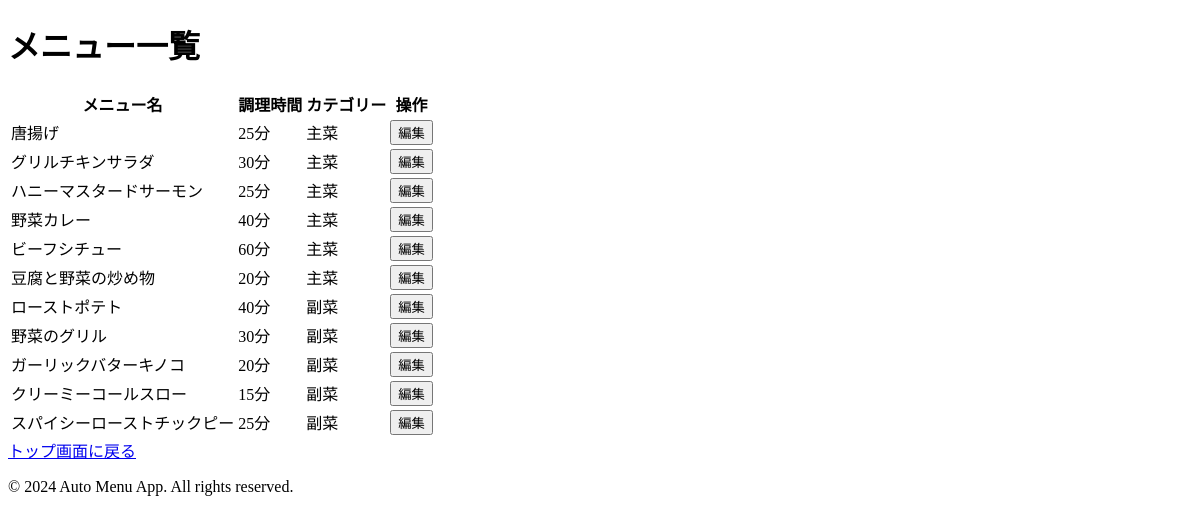
The page /manage_menus/ on the database its author committed.
### menu_app/models.py (models this page shows)
class Menu(models.Model):
    menu_id = models.AutoField(primary_key=True, blank=True, null=False)
    menu_name = models.TextField()
    menu_category_code = models.TextField()
    cooking_time = models.IntegerField(blank=True, null=True)
    class Meta:
        managed = False
        db_table = 'menu'

### menu_app/views.py (the view)
# urls.py: path('manage_menus/', manage_menus, name='manage_menus'),
def manage_menus(request):
    query_result = Menu.objects.extra(
        select={'menu_category_code': 'code_value.name'},
        tables=['code_value'],
        where=['menu.menu_category_code = code_value.code']
    )
    return render(request, 'menu_app/manage_menus.html', {'menus': query_result})

### menu_app/templates/menu_app/manage_menus.html (shortened to what this page needs)
<!DOCTYPE html>
<html lang="ja">
<head>
    {% load static %}
    <link rel="stylesheet" href="{% static 'css/style.css' %}">
</head>
<body>
    <h1>メニュー一覧</h1>
    <table>
        <thead>
            <tr>
                <th>メニュー名</th>
                <th>調理時間</th>
                <th>カテゴリー</th>
                <th>操作</th>
            </tr>
        </thead>
        <tbody>
            {% for menu in menus %}
            <tr>
                <td>{{ menu.menu_name }}</td>
                <td>{{ menu.cooking_time }}分</td>
                <td>{{ menu.menu_category_code }}</td>
                <td><form method="get" action="{% url 'edit_menu' menu.menu_id %}">
                    <button type="submit">編集</button>
                </form></td>
            </tr>
            {% endfor %}
        </tbody>
    </table>
    <a href="{% url 'index' %}">トップ画面に戻る</a>
    <footer>
        <p>&copy; 2024 Auto Menu App. All rights reserved.</p>
    </footer>
</body>
</html>

### rows shown on the page
Menu: menu_name "唐揚げ", cooking_time "25", menu_category_code "主菜"
Menu: menu_name "グリルチキンサラダ", cooking_time "30", menu_category_code "主菜"
Menu: menu_name "ハニーマスタードサーモン", cooking_time "25", menu_category_code "主菜"
Menu: menu_name "野菜カレー", cooking_time "40", menu_category_code "主菜"
Menu: menu_name "ビーフシチュー", cooking_time "60", menu_category_code "主菜"
Menu: menu_name "豆腐と野菜の炒め物", cooking_time "20", menu_category_code "主菜"
Menu: menu_name "ローストポテト", cooking_time "40", menu_category_code "副菜"
Menu: menu_name "野菜のグリル", cooking_time "30", menu_category_code "副菜"
Menu: menu_name "ガーリックバターキノコ", cooking_time "20", menu_category_code "副菜"
Menu: menu_name "クリーミーコールスロー", cooking_time "15", menu_category_code "副菜"
Menu: menu_name "スパイシーローストチックピー", cooking_time "25", menu_category_code "副菜"
